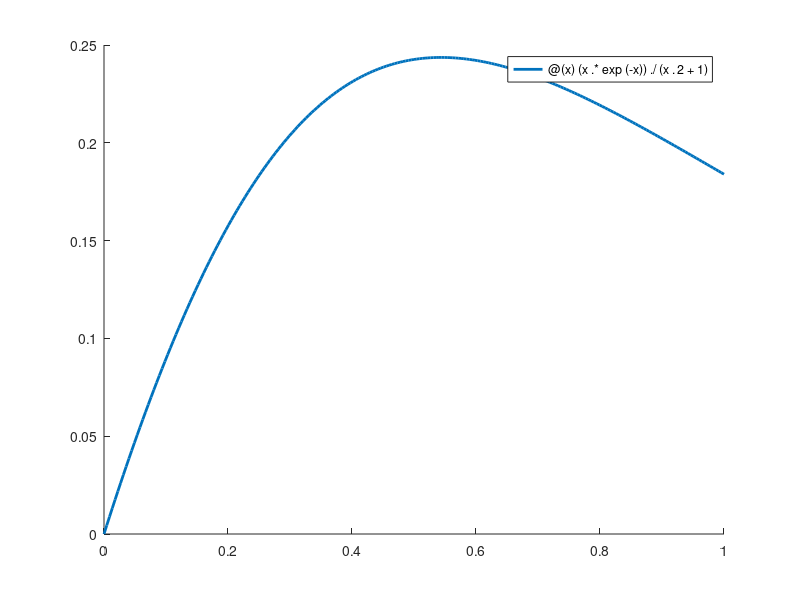

MATLAB code to generate this figure: (Note: this script raises an error after producing the figure.)
f = @(x) (x .* exp(-x)) ./ (x.^2 + 1);
a = 0;
b = 1;

clf;
hold on;
fplot(f, [a, b], 'linewidth', 2);

format long;

exact = integral(f, a, b);
fprintf("exact: ", exact);

for n = [2 4 8 16 32 64 128 256]
    rect = composite_rectangle(f, a, b, n);
    trap = composite_trapezoidal(f, a, b, n);
    simp = composite_simpson(f, a, b, n);

    err_rect = abs(exact - rect);
    err_trap = abs(exact - trap);
    err_simp = abs(exact - simp);

    fprintf("results:\n n = %d, err_rect = %d, err_trap = %d, err_simp = %d\n", n, err_rect, err_trap, err_simp);
end

